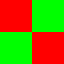

This game map was drawn from its Tiled (.tmx) file and the tilesets committed beside it. A one-line description and the full map source follow:
An orthogonal 2x2 tile map with 32x32 px tiles, 1 tile layer (ground).

<map version="1.10" tiledversion="1.11.0" orientation="orthogonal" renderorder="right-down" width="2" height="2" tilewidth="32" tileheight="32" infinite="0" nextlayerid="2" nextobjectid="1">
 <tileset firstgid="1" name="tiles" tilewidth="32" tileheight="32" tilecount="2" columns="2">
  <image source="plugin-tiles.png" width="64" height="32" />
 </tileset>
 <layer id="1" name="ground" width="2" height="2">
  <data encoding="csv">
1,2,
2,1
</data>
 </layer>
</map>
